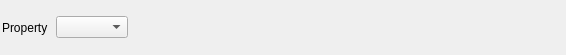
<?xml version="1.0" encoding="UTF-8"?>
<ui version="4.0">
 <class>ChoiceWidget</class>
 <widget class="QWidget" name="ChoiceWidget">
  <property name="geometry">
   <rect>
    <x>0</x>
    <y>0</y>
    <width>566</width>
    <height>55</height>
   </rect>
  </property>
  <property name="windowTitle">
   <string>ChoiceWidget</string>
  </property>
  <layout class="QHBoxLayout" name="horizontalLayout">
   <property name="spacing">
    <number>8</number>
   </property>
   <property name="leftMargin">
    <number>2</number>
   </property>
   <property name="topMargin">
    <number>2</number>
   </property>
   <property name="rightMargin">
    <number>2</number>
   </property>
   <property name="bottomMargin">
    <number>2</number>
   </property>
   <item>
    <widget class="QLabel" name="label">
     <property name="text">
      <string>Property</string>
     </property>
    </widget>
   </item>
   <item>
    <widget class="QComboBox" name="value"/>
   </item>
   <item>
    <spacer name="horizontalSpacer">
     <property name="orientation">
      <enum>Qt::Horizontal</enum>
     </property>
     <property name="sizeHint" stdset="0">
      <size>
       <width>40</width>
       <height>20</height>
      </size>
     </property>
    </spacer>
   </item>
  </layout>
 </widget>
 <resources/>
 <connections/>
</ui>
